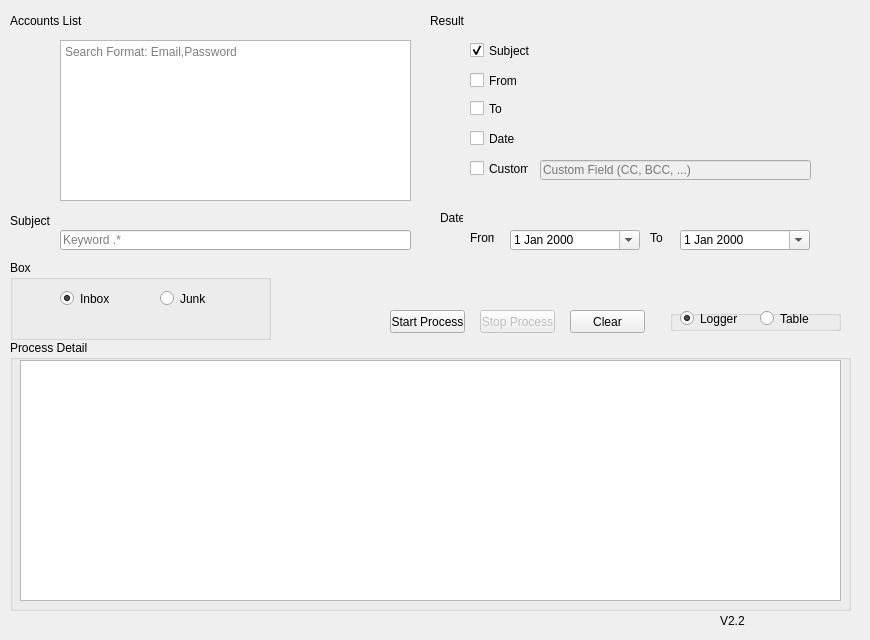
    <widget class="QWidget" name="searchEmails">
     <attribute name="title">
      <string>Search Emails</string>
     </attribute>
     <widget class="QLabel" name="label_7">
      <property name="geometry">
       <rect>
        <x>10</x>
        <y>10</y>
        <width>81</width>
        <height>21</height>
       </rect>
      </property>
      <property name="text">
       <string>Accounts List</string>
      </property>
     </widget>
     <widget class="QLabel" name="label_8">
      <property name="geometry">
       <rect>
        <x>430</x>
        <y>10</y>
        <width>51</width>
        <height>21</height>
       </rect>
      </property>
      <property name="text">
       <string>Result</string>
      </property>
     </widget>
     <widget class="QCheckBox" name="checkBox_Subject_Search">
      <property name="geometry">
       <rect>
        <x>470</x>
        <y>40</y>
        <width>61</width>
        <height>21</height>
       </rect>
      </property>
      <property name="text">
       <string>Subject</string>
      </property>
      <property name="checked">
       <bool>true</bool>
      </property>
     </widget>
     <widget class="QCheckBox" name="checkBox_From_Search">
      <property name="geometry">
       <rect>
        <x>470</x>
        <y>70</y>
        <width>51</width>
        <height>21</height>
       </rect>
      </property>
      <property name="text">
       <string>From</string>
      </property>
     </widget>
     <widget class="QLabel" name="label_9">
      <property name="geometry">
       <rect>
        <x>10</x>
        <y>210</y>
        <width>41</width>
        <height>21</height>
       </rect>
      </property>
      <property name="text">
       <string>Subject</string>
      </property>
     </widget>
     <widget class="QLabel" name="label_10">
      <property name="geometry">
       <rect>
        <x>440</x>
        <y>210</y>
        <width>23</width>
        <height>16</height>
       </rect>
      </property>
      <property name="text">
       <string>Date</string>
      </property>
     </widget>
     <widget class="QLabel" name="label_11">
      <property name="geometry">
       <rect>
        <x>470</x>
        <y>230</y>
        <width>24</width>
        <height>16</height>
       </rect>
      </property>
      <property name="text">
       <string>From</string>
      </property>
     </widget>
     <widget class="QLabel" name="label_12">
      <property name="geometry">
       <rect>
        <x>650</x>
        <y>230</y>
        <width>16</width>
        <height>16</height>
       </rect>
      </property>
      <property name="text">
       <string>To</string>
      </property>
     </widget>
     <widget class="QLineEdit" name="lineEdit_Subject_Search">
      <property name="geometry">
       <rect>
        <x>60</x>
        <y>230</y>
        <width>351</width>
        <height>20</height>
       </rect>
      </property>
      <property name="placeholderText">
       <string>Keyword .*</string>
      </property>
     </widget>
     <widget class="QDateEdit" name="dateEdit_From_Search">
      <property name="geometry">
       <rect>
        <x>510</x>
        <y>230</y>
        <width>130</width>
        <height>20</height>
       </rect>
      </property>
      <property name="calendarPopup">
       <bool>true</bool>
      </property>
     </widget>
     <widget class="QDateEdit" name="dateEdit_To_Search">
      <property name="geometry">
       <rect>
        <x>680</x>
        <y>230</y>
        <width>130</width>
        <height>20</height>
       </rect>
      </property>
      <property name="calendarPopup">
       <bool>true</bool>
      </property>
     </widget>
     <widget class="QCheckBox" name="checkBox_To_Search">
      <property name="geometry">
       <rect>
        <x>470</x>
        <y>100</y>
        <width>70</width>
        <height>17</height>
       </rect>
      </property>
      <property name="text">
       <string>To</string>
      </property>
     </widget>
     <widget class="QCheckBox" name="checkBox_Date_Search">
      <property name="geometry">
       <rect>
        <x>470</x>
        <y>130</y>
        <width>70</width>
        <height>17</height>
       </rect>
      </property>
      <property name="text">
       <string>Date</string>
      </property>
     </widget>
     <widget class="QCheckBox" name="checkBox_Custom_Search">
      <property name="geometry">
       <rect>
        <x>470</x>
        <y>160</y>
        <width>59</width>
        <height>17</height>
       </rect>
      </property>
      <property name="text">
       <string>Custom</string>
      </property>
     </widget>
     <widget class="QLineEdit" name="lineEdit_Custom_Search">
      <property name="enabled">
       <bool>false</bool>
      </property>
      <property name="geometry">
       <rect>
        <x>540</x>
        <y>160</y>
        <width>271</width>
        <height>20</height>
       </rect>
      </property>
      <property name="placeholderText">
       <string>Custom Field (CC, BCC, ...)</string>
      </property>
     </widget>
     <widget class="QGroupBox" name="groupBox_9">
      <property name="geometry">
       <rect>
        <x>10</x>
        <y>340</y>
        <width>841</width>
        <height>271</height>
       </rect>
      </property>
      <property name="title">
       <string>Process Detail</string>
      </property>
      <widget class="QStackedWidget" name="stackedWidget_Search">
       <property name="geometry">
        <rect>
         <x>10</x>
         <y>20</y>
         <width>821</width>
         <height>251</height>
        </rect>
       </property>
       <property name="currentIndex">
        <number>0</number>
       </property>
       <widget class="QWidget" name="page_6">
        <widget class="QTableWidget" name="Table_Search">
         <property name="geometry">
          <rect>
           <x>0</x>
           <y>0</y>
           <width>821</width>
           <height>241</height>
          </rect>
         </property>
        </widget>
       </widget>
       <widget class="QWidget" name="page_5">
        <widget class="QTextEdit" name="Search_Logger">
         <property name="geometry">
          <rect>
           <x>0</x>
           <y>0</y>
           <width>821</width>
           <height>241</height>
          </rect>
         </property>
         <property name="readOnly">
          <bool>true</bool>
         </property>
        </widget>
       </widget>
      </widget>
     </widget>
     <widget class="QPushButton" name="pushButton_Clear_Search">
      <property name="geometry">
       <rect>
        <x>570</x>
        <y>310</y>
        <width>75</width>
        <height>23</height>
       </rect>
      </property>
      <property name="text">
       <string>Clear</string>
      </property>
     </widget>
     <widget class="QPushButton" name="pushButton_Start_Search">
      <property name="geometry">
       <rect>
        <x>390</x>
        <y>310</y>
        <width>75</width>
        <height>23</height>
       </rect>
      </property>
      <property name="text">
       <string>Start Process</string>
      </property>
     </widget>
     <widget class="QPushButton" name="pushButton_Stop_Search">
      <property name="enabled">
       <bool>false</bool>
      </property>
      <property name="geometry">
       <rect>
        <x>480</x>
        <y>310</y>
        <width>75</width>
        <height>23</height>
       </rect>
      </property>
      <property name="text">
       <string>Stop Process</string>
      </property>
     </widget>
     <widget class="QGroupBox" name="groupBox_10">
      <property name="geometry">
       <rect>
        <x>10</x>
        <y>260</y>
        <width>261</width>
        <height>80</height>
       </rect>
      </property>
      <property name="title">
       <string>Box</string>
      </property>
      <widget class="QRadioButton" name="radioButton_Inbox_Search">
       <property name="geometry">
        <rect>
         <x>50</x>
         <y>30</y>
         <width>82</width>
         <height>17</height>
        </rect>
       </property>
       <property name="text">
        <string>Inbox</string>
       </property>
       <property name="checked">
        <bool>true</bool>
       </property>
      </widget>
      <widget class="QRadioButton" name="radioButton_Junk_Search">
       <property name="geometry">
        <rect>
         <x>150</x>
         <y>30</y>
         <width>82</width>
         <height>17</height>
        </rect>
       </property>
       <property name="text">
        <string>Junk</string>
       </property>
      </widget>
     </widget>
     <widget class="QGroupBox" name="groupBox_11">
      <property name="geometry">
       <rect>
        <x>670</x>
        <y>310</y>
        <width>171</width>
        <height>21</height>
       </rect>
      </property>
      <property name="title">
       <string/>
      </property>
      <widget class="QRadioButton" name="radioButton_Logger_Search">
       <property name="geometry">
        <rect>
         <x>10</x>
         <y>0</y>
         <width>61</width>
         <height>17</height>
        </rect>
       </property>
       <property name="text">
        <string>Logger</string>
       </property>
       <property name="checked">
        <bool>true</bool>
       </property>
      </widget>
      <widget class="QRadioButton" name="radioButton_Table_Search">
       <property name="enabled">
        <bool>true</bool>
       </property>
       <property name="geometry">
        <rect>
         <x>90</x>
         <y>0</y>
         <width>61</width>
         <height>17</height>
        </rect>
       </property>
       <property name="text">
        <string>Table</string>
       </property>
       <property name="checked">
        <bool>false</bool>
       </property>
      </widget>
     </widget>
     <widget class="QPlainTextEdit" name="textEdit_Accounts_List_Search">
      <property name="geometry">
       <rect>
        <x>60</x>
        <y>40</y>
        <width>351</width>
        <height>161</height>
       </rect>
      </property>
      <property name="readOnly">
       <bool>false</bool>
      </property>
      <property name="placeholderText">
       <string>Search Format: Email,Password</string>
      </property>
     </widget>
     <widget class="QLabel" name="label_version_4">
      <property name="geometry">
       <rect>
        <x>720</x>
        <y>610</y>
        <width>141</width>
        <height>21</height>
       </rect>
      </property>
      <property name="text">
       <string>V2.2</string>
      </property>
     </widget>
    </widget>
